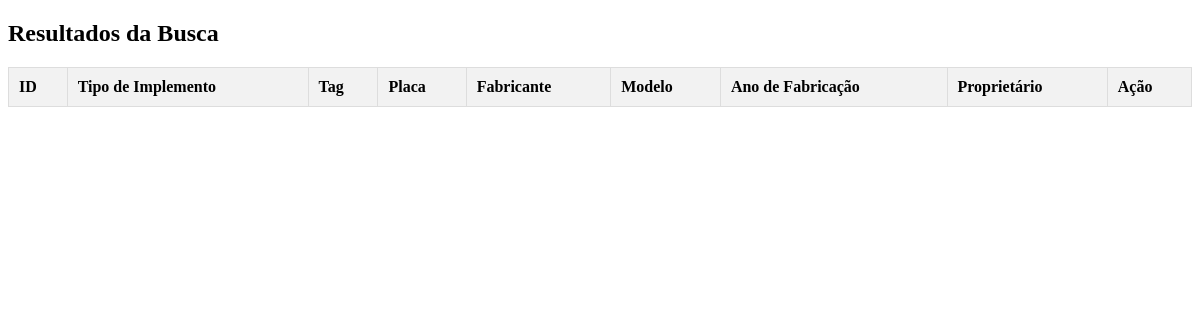
The app's page /php/pre_os_implemento.php, older data.
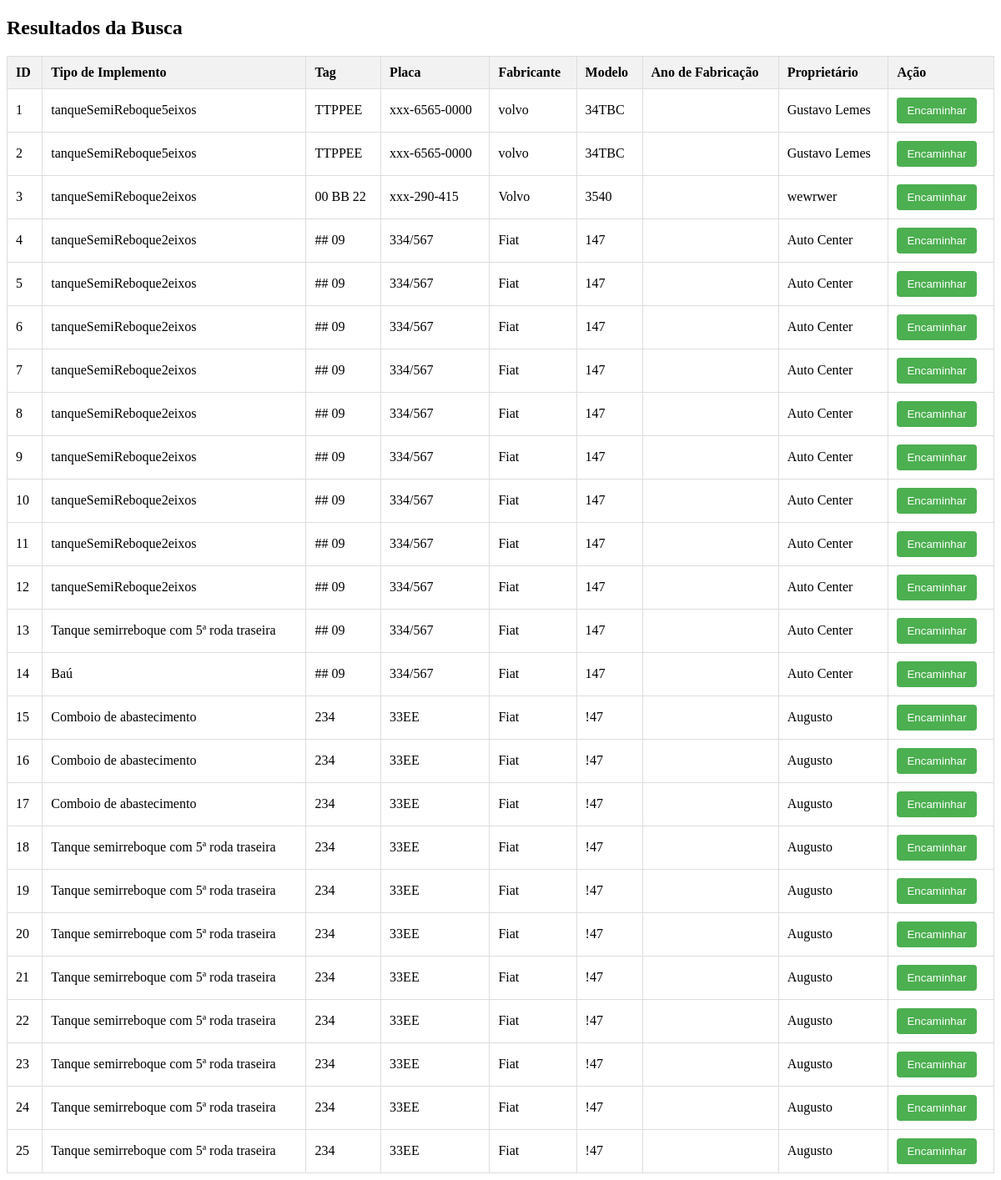
The same page, newer data.
### tables this page shows
CREATE TABLE `ativo_implemento` (
  `id` int(11) NOT NULL,
  `tipo_implemento` varchar(255) DEFAULT NULL,
  `vincular` varchar(250) DEFAULT NULL,
  `tag` varchar(255) DEFAULT NULL,
  `placa` varchar(15) DEFAULT NULL,
  `fabricante` varchar(255) DEFAULT NULL,
  `modelo` varchar(255) DEFAULT NULL,
  `ano_fabricao` varchar(150) DEFAULT NULL,
  `chassis` varchar(255) DEFAULT NULL,
  `renavam` varchar(20) DEFAULT NULL,
  `proprietario` varchar(255) DEFAULT NULL,
  `tara` int(11) DEFAULT NULL,
  `lotacao` int(11) DEFAULT NULL,
  `PTB` int(11) DEFAULT NULL,
  `capacidadeMaxTracao` int(11) DEFAULT NULL,
  `capacidadeVolumetrica` int(11) DEFAULT NULL,
  `cor` varchar(50) DEFAULT NULL,
  `foto` varchar(255) DEFAULT NULL
);

### php/pre_os_implemento.php (the view, shortened to what this page needs)
<?php
include "conexao_bd.php";
$sql = "SELECT * FROM ativo_implemento";
$resultado = $conn->query($sql);
?>
<!DOCTYPE html>
<html lang="pt-br">
<head>
</head>
<body>
<h2>Resultados da Busca</h2>
<table>
    <tr>
        <th>ID</th>
        <th>Tipo de Implemento</th>
        <th>Tag</th>
        <th>Placa</th>
        <th>Fabricante</th>
        <th>Modelo</th>
        <th>Ano de Fabricação</th>
        <th>Proprietário</th>
        <th>Ação</th>
    </tr>
    <?php
    while ($row = $resultado->fetch_assoc()) {
        echo "<tr>";
        echo "<td>" . $row["id"] . "</td>";
        echo "<td>" . $row["tipo_implemento"] . "</td>";
        echo "<td>" . $row["tag"] . "</td>";
        echo "<td>" . $row["placa"] . "</td>";
        echo "<td>" . $row["fabricante"] . "</td>";
        echo "<td>" . $row["modelo"] . "</td>";
        echo "<td>" . $row["ano_fabricacao"] . "</td>";
        echo "<td>" . $row["proprietario"] . "</td>";
        echo "<td><button onclick=\"encaminharParaOutraPagina(" . $row["id"] . ")\">Encaminhar</button></td>";
        echo "</tr>";
    }
    ?>
</table>
</body>
</html>

Row changes from the older to the newer data that the page shows:
added ativo_implemento: id "1", tipo_implemento "tanqueSemiReboque5eixos", tag "TTPPEE", placa "xxx-6565-0000", fabricante "volvo", modelo "34TBC", proprietario "Gustavo Lemes"
added ativo_implemento: id "2", tipo_implemento "tanqueSemiReboque5eixos", tag "TTPPEE", placa "xxx-6565-0000", fabricante "volvo", modelo "34TBC", proprietario "Gustavo Lemes"
added ativo_implemento: id "3", tipo_implemento "tanqueSemiReboque2eixos", tag "00 BB 22", placa "xxx-290-415", fabricante "Volvo", modelo "3540", proprietario "wewrwer"
added ativo_implemento: id "4", tipo_implemento "tanqueSemiReboque2eixos", tag "## 09", placa "334/567", fabricante "Fiat", modelo "147", proprietario "Auto Center"
added ativo_implemento: id "5", tipo_implemento "tanqueSemiReboque2eixos", tag "## 09", placa "334/567", fabricante "Fiat", modelo "147", proprietario "Auto Center"
added ativo_implemento: id "6", tipo_implemento "tanqueSemiReboque2eixos", tag "## 09", placa "334/567", fabricante "Fiat", modelo "147", proprietario "Auto Center"
added ativo_implemento: id "7", tipo_implemento "tanqueSemiReboque2eixos", tag "## 09", placa "334/567", fabricante "Fiat", modelo "147", proprietario "Auto Center"
added ativo_implemento: id "8", tipo_implemento "tanqueSemiReboque2eixos", tag "## 09", placa "334/567", fabricante "Fiat", modelo "147", proprietario "Auto Center"
added ativo_implemento: id "9", tipo_implemento "tanqueSemiReboque2eixos", tag "## 09", placa "334/567", fabricante "Fiat", modelo "147", proprietario "Auto Center"
added ativo_implemento: id "10", tipo_implemento "tanqueSemiReboque2eixos", tag "## 09", placa "334/567", fabricante "Fiat", modelo "147", proprietario "Auto Center"
added ativo_implemento: id "11", tipo_implemento "tanqueSemiReboque2eixos", tag "## 09", placa "334/567", fabricante "Fiat", modelo "147", proprietario "Auto Center"
added ativo_implemento: id "12", tipo_implemento "tanqueSemiReboque2eixos", tag "## 09", placa "334/567", fabricante "Fiat", modelo "147", proprietario "Auto Center"
added ativo_implemento: id "13", tipo_implemento "Tanque semirreboque com 5ª roda traseira", tag "## 09", placa "334/567", fabricante "Fiat", modelo "147", proprietario "Auto Center"
added ativo_implemento: id "14", tipo_implemento "Baú", tag "## 09", placa "334/567", fabricante "Fiat", modelo "147", proprietario "Auto Center"
added ativo_implemento: id "15", tipo_implemento "Comboio de abastecimento", tag "234", placa "33EE", fabricante "Fiat", modelo "!47", proprietario "Augusto"
added ativo_implemento: id "16", tipo_implemento "Comboio de abastecimento", tag "234", placa "33EE", fabricante "Fiat", modelo "!47", proprietario "Augusto"
added ativo_implemento: id "17", tipo_implemento "Comboio de abastecimento", tag "234", placa "33EE", fabricante "Fiat", modelo "!47", proprietario "Augusto"
added ativo_implemento: id "18", tipo_implemento "Tanque semirreboque com 5ª roda traseira", tag "234", placa "33EE", fabricante "Fiat", modelo "!47", proprietario "Augusto"
added ativo_implemento: id "19", tipo_implemento "Tanque semirreboque com 5ª roda traseira", tag "234", placa "33EE", fabricante "Fiat", modelo "!47", proprietario "Augusto"
added ativo_implemento: id "20", tipo_implemento "Tanque semirreboque com 5ª roda traseira", tag "234", placa "33EE", fabricante "Fiat", modelo "!47", proprietario "Augusto"
added ativo_implemento: id "21", tipo_implemento "Tanque semirreboque com 5ª roda traseira", tag "234", placa "33EE", fabricante "Fiat", modelo "!47", proprietario "Augusto"
added ativo_implemento: id "22", tipo_implemento "Tanque semirreboque com 5ª roda traseira", tag "234", placa "33EE", fabricante "Fiat", modelo "!47", proprietario "Augusto"
added ativo_implemento: id "23", tipo_implemento "Tanque semirreboque com 5ª roda traseira", tag "234", placa "33EE", fabricante "Fiat", modelo "!47", proprietario "Augusto"
added ativo_implemento: id "24", tipo_implemento "Tanque semirreboque com 5ª roda traseira", tag "234", placa "33EE", fabricante "Fiat", modelo "!47", proprietario "Augusto"
added ativo_implemento: id "25", tipo_implemento "Tanque semirreboque com 5ª roda traseira", tag "234", placa "33EE", fabricante "Fiat", modelo "!47", proprietario "Augusto"
